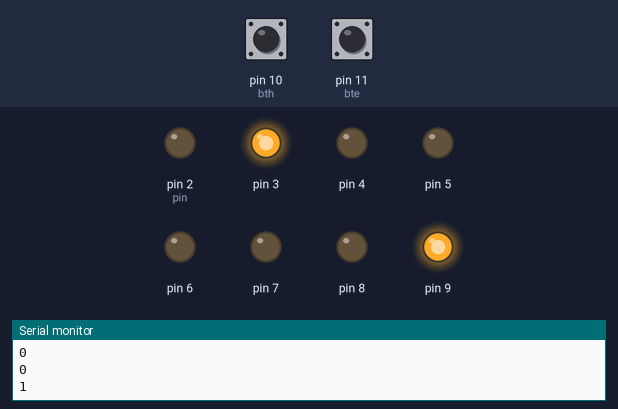
A sketch run on a simulated Arduino Uno, built with avr-gcc and run on an emulated ATmega328P. Shown: output pins drawn as LEDs (lit = HIGH), the last lines printed to the serial monitor. Inputs (shaded band) come from the test bench; at power-on: pin 10 (bth) HIGH, pin 11 (bte) HIGH.

Above: at 3.2 s.
3.3 s: pin 10 (bth) pulled LOW for 1.05 s
At 4.29 s:
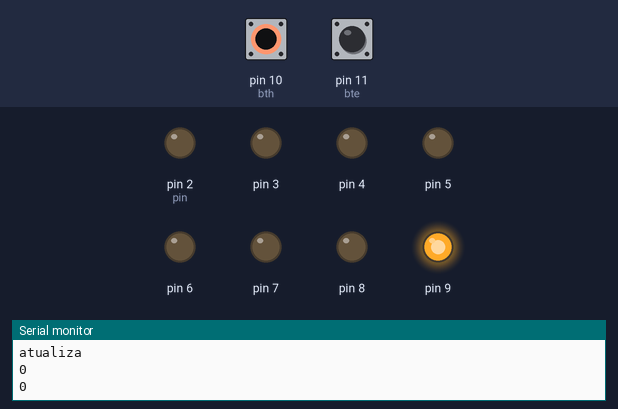
At 5.7 s:
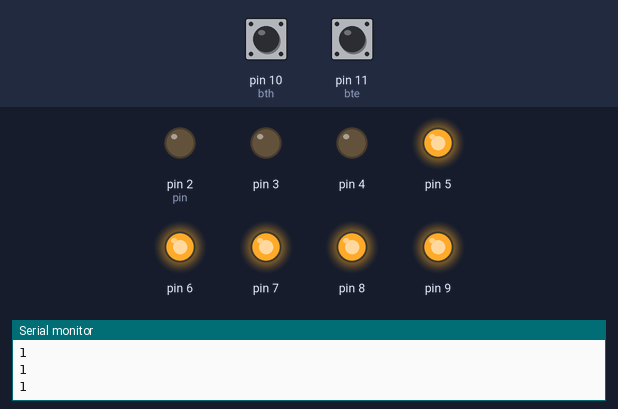
6.1 s: pin 11 (bte) pulled LOW for 1.05 s
At 7.9 s:
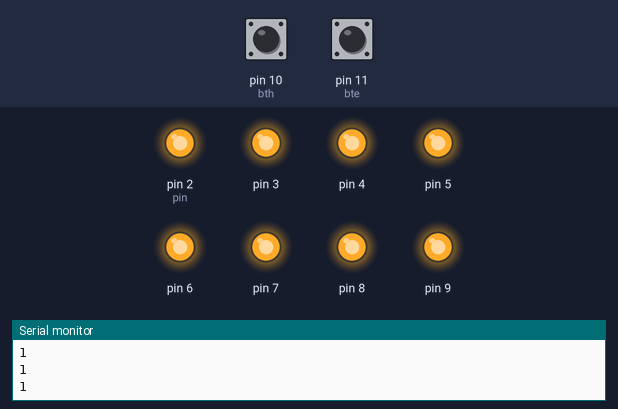
Timing chart, 0 to 19.2 s (numbered marks = the images above; inputs shaded):
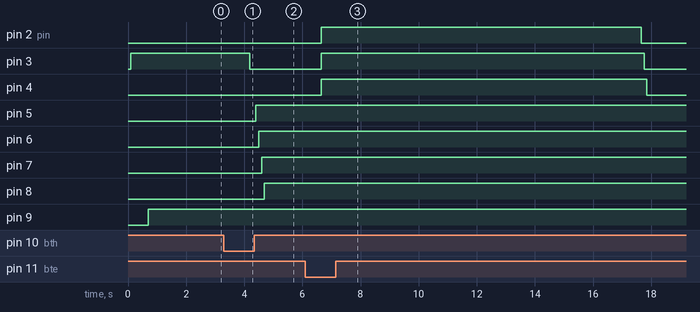

The sketch:

Teste-relo.ino
```cpp
const int bth = 10;
const int bte = 11;
const int led = 12;
byte hor = 6;
const byte dig[12][8] = {
  {0, 1, 0, 0, 0, 0, 0, 1}, //6
  {0,0,0,1,1,1,1,1}, //7
  {0,0,0,0,0,0,0,1}, //8
  {0,0,0,1,1,0,0,1}, //9
  {0,0,0,1,0,0,0,1}, //A
  {1,0,0,1,0,0,1,1}, //1 1
  {0,0,1,0,0,1,0,1}, //2
  {1,0,0,1,1,1,1,0}, //1.
  {0,0,1,0,0,1,0,0}, //2.
  {0,0,0,0,1,1,0,0}, //3.
  {1,0,0,1,1,0,0,0}, //4.
  {0,1,0,0,1,0,0,0} //5.
};
int count = 0;
void setup() {
  pinMode(bth, INPUT_PULLUP);
  pinMode(bte, INPUT_PULLUP);
  pinMode(2, OUTPUT);
  digitalWrite(2, LOW);
  for(int o = 3; o < 10; o++){
    pinMode(o, OUTPUT);
    digitalWrite(o, LOW);
  }
  Serial.begin(9600);
}

void loop() {
  Serial.println("Main loop");
  atualiza(hor);
  if(digitalRead(bth) == 0){
    Serial.println("left button");
    hor++;
    if(hor < 18){
      atualiza(hor);
    }else{
      hor = 6;
    }
    delay(100);
  }
  if(digitalRead(bte) == 0){
    count = 18 - hor;
    count = count * 1000;
    for(int i = 2; i < 10; i++){
      digitalWrite(i, HIGH);
    }
    delay(count);
    digitalWrite(led, HIGH);

  }
  delay(10);
}
void atualiza(byte matriz){
  int pin = 2;
  Serial.println("atualiza");
  matriz = matriz - 6;
  for(byte p = 0; p < 8; p++){
    digitalWrite(pin, dig[matriz][p]);
    pin++;
    Serial.println(dig[matriz][p]);
    delay(100);
  }
  delay(10);
}
```

Measured:
- after the input at 3.3 s, pin 3: HIGH → LOW after 0.90 s; pin 5: LOW → HIGH after 1.1 s; pin 6: LOW → HIGH after 1.2 s; pin 7: LOW → HIGH after 1.3 s; pin 8: LOW → HIGH after 1.4 s
- after the input at 6.1 s, pin 2 (pin): LOW → HIGH after 0.55 s, → LOW 11.0 s later; pin 3: LOW → HIGH after 0.55 s, → LOW 11.1 s later; pin 4: LOW → HIGH after 0.55 s, → LOW 11.2 s later
